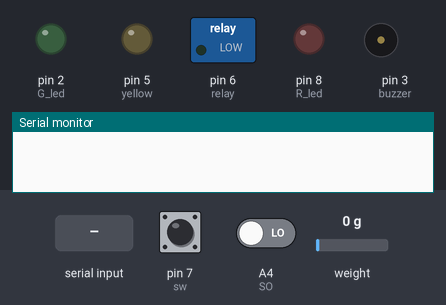
This sketch was run on a simulated Arduino Uno, built with avr-gcc and run on an emulated ATmega328P. On the bench: switched loads named in the sketch (green lamp = pin HIGH), output pins drawn as LEDs (lit = HIGH), buzzer (waves = sounding, pin HIGH), the last lines printed to the serial monitor. The inputs (shaded band) are chosen by the test bench; at power-on: pin 7 (sw) HIGH, A4 (SO) LOW, weight on the scale 0 g. Storage starts empty; pins used as bus, display or sensor lines are not drawn.

Above: at 3.8 s.
3.9 s: "1\n" received over Serial
At 4.3 s:
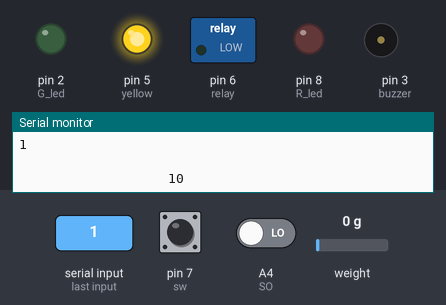
At 17.3 s:
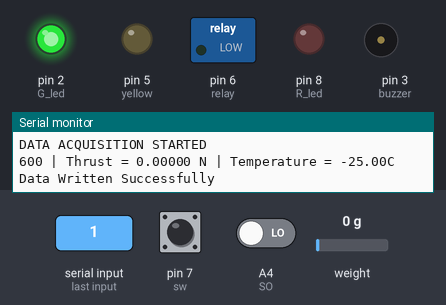
Timing chart, 0 to 18.0 s (numbered marks = the images above; inputs shaded):
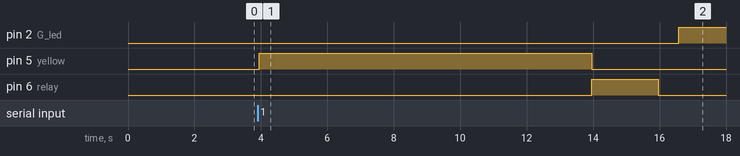

Measured:
- after the input at 3.9 s, pin 2 (G_led): LOW → HIGH after 12.7 s; pin 5 (yellow): LOW → HIGH after 0.06 s, → LOW 10.0 s later; pin 6 (relay): LOW → HIGH after 10.1 s, → LOW 2.0 s later

The sketch:

Critical_Review_Test.ino
```cpp
#include "HX711.h"
#include <Wire.h>
#include <SD.h>

#define DOUT  A0
#define CLK  A1
#define SO  A4
#define CS  A2
#define SCK A3
#define G_led 2
#define R_led 8
#define buzzer 3
#define yellow 5
#define relay 6

float temp_c, temp;
char Incoming_value = 0;
char stopsignal;
int sw = 7;
float mass;
float thrust;
float calibration_factor = -134715;
unsigned long startTime;
unsigned long elapsedTime;
boolean value = false;

HX711 scale(DOUT, CLK);

int CSK = 4;
File Data; //file object that is used to read and write data


void setup()
{
//load cell
Serial.begin(9600);
Serial.println("======= ROCKET MOTOR STATIC TEST =======");
Serial.println(" ");
pinMode(CLK, OUTPUT);
pinMode(sw, INPUT_PULLUP);
scale.set_scale();
scale.tare();
long zero_factor = scale.read_average();

//SD Card
pinMode(CSK, OUTPUT);
Serial.println("Initializing SD Card");
if (!SD.begin(CSK))
{
  Serial.println("NO SD CARD DETECTED. Please insert SD Card and reset the device");
  Serial.println(" ");
}else{
 Serial.println("Initialization Done");
 Serial.println(" ");
}

//relay
pinMode(yellow, OUTPUT);
pinMode(relay, OUTPUT);
Serial.println("Click `START IGNITION' button in mobile application or type `1' on the serial monitor to start ignition.");
delay(500);
Serial.println(" ");
Serial.println("Click `STOP DATA ACQUISITION' button in mobile application or type `0' on the serial monitor to stop data acquisition.");
Serial.println(" ");

//thermocouple
pinMode(R_led,OUTPUT); // declare Red LED as output
pinMode(G_led,OUTPUT); // declare Green LED as output
pinMode(buzzer,OUTPUT); // declare Buzzer as output


}


void loop()
{

if (Serial.available()){
Incoming_value = Serial.read();
Serial.print (Incoming_value);
Serial.println(" ");

if (Incoming_value == '1'){
Serial.println(" ");

for (int c=10; c>=1; c--){
  if (Serial.available()){
  stopsignal = Serial.read();
  if (stopsignal != 's'){
    for (int i=10; i>=1; i--){
digitalWrite(yellow, HIGH);
Serial.print("                   ");
Serial.print(i);
Serial.println("                   ");
delay(1000);//countdown
}
Serial.println(" ");
Serial.println("GET SET GO");
Serial.println(" ");
digitalWrite(yellow,LOW);
digitalWrite(relay,HIGH);
Serial.println("Relay is set to HIGH for 2 seconds.");
Serial.println(" ");
delay(2000);                       //ignition duration
digitalWrite(relay,LOW);
Serial.println("Relay is set to LOW");
Serial.println(" ");
Serial.println("ROCKET MOTOR IGNITED");
Serial.println("DATA ACQUISITION STARTED");
Serial.println();
startTime = millis(); //starting time for the elapsed timev
value = true;
} else {
  Serial.println("IGNITION HALTED");
  }

}
}
}

else {value = false;}
}

delay(100);
if (value == true && Incoming_value != '0'){
scale.set_scale(calibration_factor);
mass = scale.get_units(5);
thrust = mass*9.8;
elapsedTime = millis() - startTime;
Serial.print(elapsedTime); //time in ms
Serial.print(" | ");
Serial.print("Thrust = ");
Serial.print(thrust, 5);
Serial.print(" N");
Serial.print(" | ");
Serial.print("Temperature = ");
temp_c = Thermocouple_read();
temp = temp_c - 25;
if(isnan(temp_c)){
Serial.print("Connect");
Serial.println("Thermocouple");
loop();
}
Serial.print(temp,2);
Serial.print("C");
Serial.println();

if(temp>150){
digitalWrite(buzzer, HIGH);
digitalWrite(G_led, LOW); // Turn LED off.
digitalWrite(R_led, HIGH);  // Turn LED on.
//delay(300);
}
else{
digitalWrite(G_led, HIGH); // Turn LED on.
digitalWrite(R_led, LOW);  // Turn LED off.
digitalWrite(buzzer, LOW);
}


if (digitalRead(sw)== LOW){
  scale.set_scale();
  scale.tare();
}
Data = SD.open("DataAcquisition.txt", FILE_WRITE);
Data.seek(EOF); //Goes to the end of the file and continues writing from there
if (Data)
{
  Data.print(elapsedTime);
  Data.print(", ");// comma is used to separate data so that the data can be exported to excel later
  Data.print(thrust, 2);
  Data.print(", ");
  Data.print(temp, 2);
  Data.print("\n");
  Data.close();
  Serial.println("Data Written Successfully");
} else{
  Serial.println("Couldn't write data");
  Serial.println(" ");
}
 delay(500);
}
else if (Incoming_value == '0'){
  Serial.println("DATA ACQUISITION STOPPED");
  while(1){}
}
}

double Thermocouple_read() {
uint16_t v_out;

pinMode(CS, OUTPUT);
pinMode(SO, INPUT);
pinMode(SCK, OUTPUT);

digitalWrite(CS, LOW);
delay(1);
v_out = shiftIn(SO, SCK, MSBFIRST);
v_out <<= 8;
v_out |= shiftIn(SO, SCK, MSBFIRST);

digitalWrite(CS, HIGH);
if (v_out & 0x4) {
//Thermocouple is disconnected
return NAN;
}

// The lower three bits (0,1,2) are discarded status bits
v_out >>= 3;
// The remaining bits are the number of 0.25 degree (C) counts
return v_out*0.2529;
}
```
